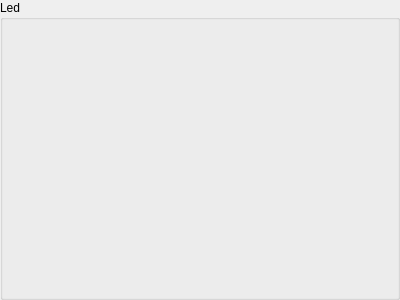
<?xml version="1.0" encoding="UTF-8"?>
<ui version="4.0">
 <class>LedControlGroupBox</class>
 <widget class="QGroupBox" name="LedControlGroupBox">
  <property name="geometry">
   <rect>
    <x>0</x>
    <y>0</y>
    <width>400</width>
    <height>300</height>
   </rect>
  </property>
  <property name="windowTitle">
   <string>GroupBox</string>
  </property>
  <property name="title">
   <string>Led</string>
  </property>
  <layout class="QGridLayout" name="gridLayout"/>
 </widget>
 <resources/>
 <connections/>
</ui>
